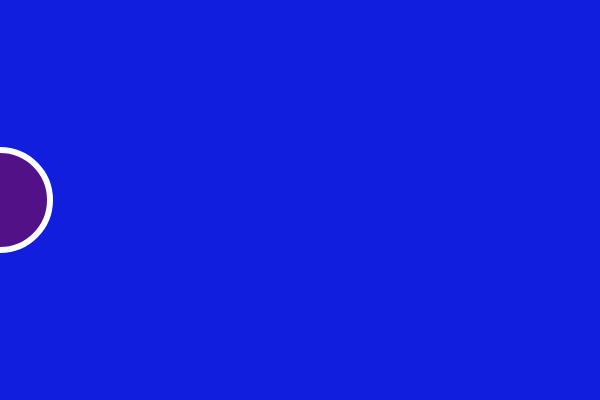
Frame 1 (no input)
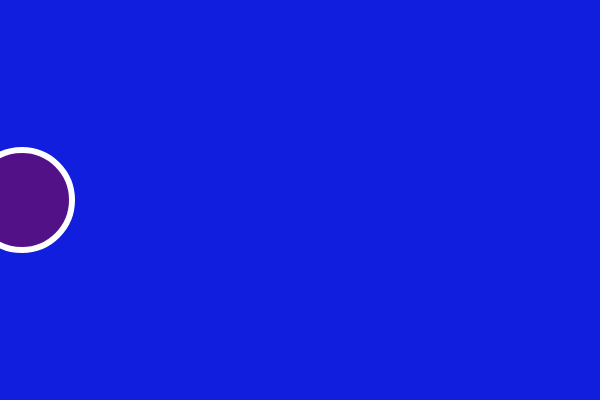
Frame 60 (no input)
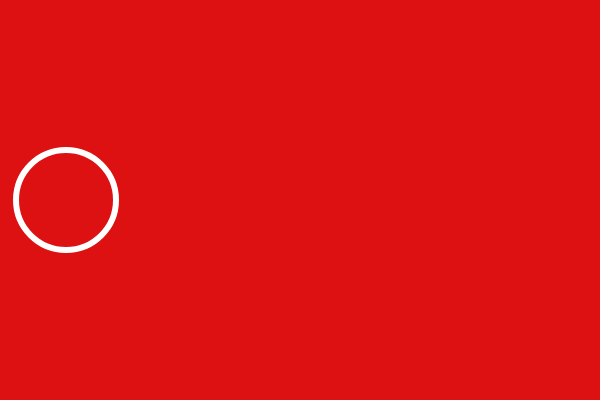
Frame 120 (the mouse pressed at the canvas centre since frame 60)

The p5.js sketch that drew these frames (run headless with seeded random() and noise() and a simulated clock; from frame 60 on, the mouse is pressed at the canvas centre):

// p5.js sketch
// ── sketch.js
var x =0;
var speed = 22;

function setup(){
    createCanvas(600,400);
    // background(150,150,150)
}

function draw(){
    background(17, 30, 221);
   
    if(mouseIsPressed){
      background(221, 17, 17);    
    }
    
    stroke(255);
    strokeWeight(6);
    noFill();
    
    if(mouseY<150){
        fill(82, 17, 135);
        
    }
    else{
        noFill();
    }
    
    ellipse(x,200,100,100);

    
    if(x>width  || x<0){
        
        console.log("Circle is off the screen");
        speed = speed * -1;
    }
    x = x + speed;
    
    console.log(x);
  
}
